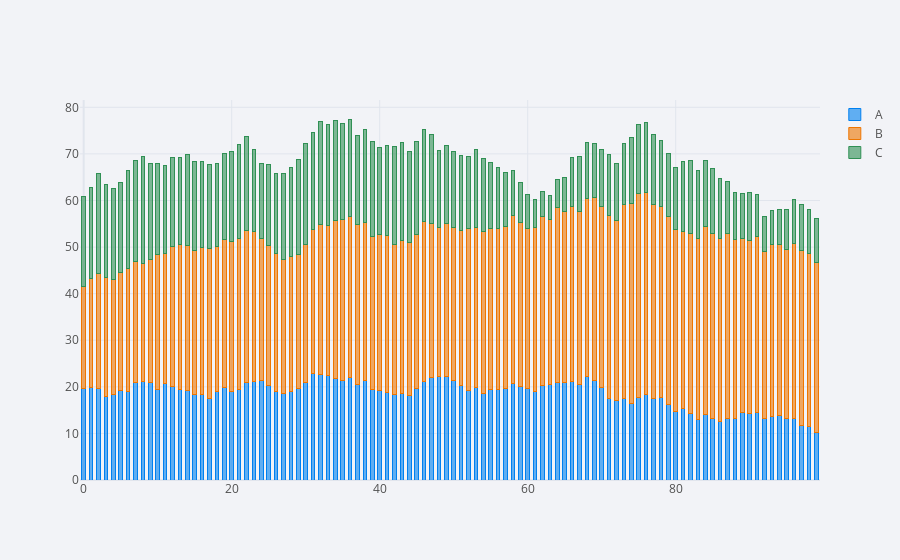

Notebook source saved alongside this figure:
### Code cell
cf.set_config_file(theme='polar')
df.iplot(kind = 'bar', barmode='stack', bargap=0.5)
